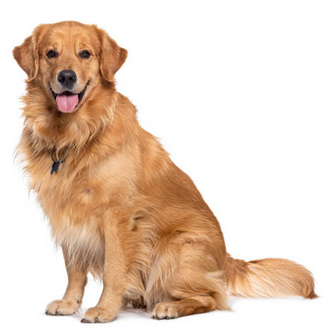
#> input picture dog.png, 331 x 329 px, found by its file name
$ python Lab1-2-2.py
#> lines starting #> are read from the running program, lines starting #| are printed output that depends on the picture
import cv2
import numpy as np
import matplotlib.pyplot as plt

# Load the grayscale image
image = cv2.imread("dog.png", cv2.IMREAD_GRAYSCALE)  # Load as grayscale
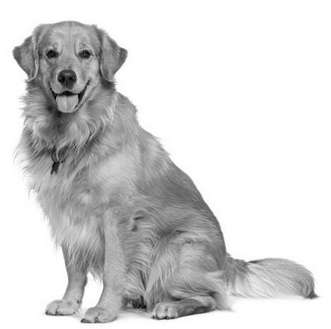
#> image: shape (329, 331); min 0, max 255, mean 212.5


n = 100

# Initialize an empty array to store the sum of noisy images
accumulated_image = np.zeros_like(image, dtype=np.float64)

# Generate and add Gaussian noise to the image 100 times
for i in range(n):
    noise = np.random.normal(loc=0, scale=25, size=image.shape)  # Gaussian noise (mean=0, std=25)
    noisy_image = np.clip(image + noise, 0, 255).astype(np.uint8)  # Add noise and clip

    accumulated_image += noisy_image  # Accumulate the noisy images
#> this loop made 100 passes
#> pass 1, `noisy_image = np.clip(image + noise, 0, 255).astype(np.uint8)`:
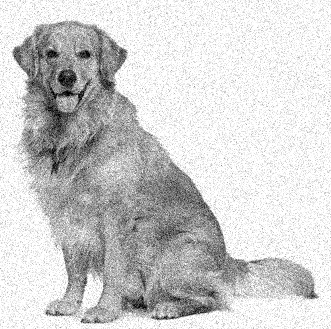
#> noisy_image: shape (329, 331); min 0, max 255, mean 206.5
#> pass 2, `noisy_image = np.clip(image + noise, 0, 255).astype(np.uint8)`:
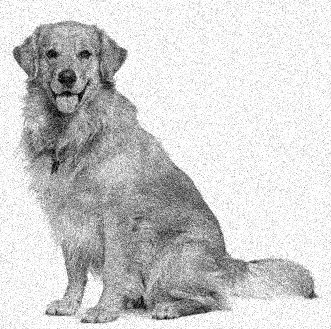
#> noisy_image: shape (329, 331); min 0, max 255, mean 206.4
#> pass 2, `accumulated_image += noisy_image`:
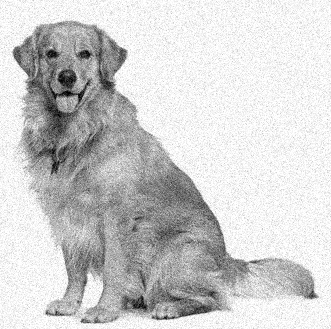
#> accumulated_image: shape (329, 331) float64; min 0, max 510, mean 412.9; drawn with min black and max white

# Compute the average of the noisy images
denoised_image = (accumulated_image / n).astype(np.uint8)

# Display images
plt.subplot(1, 3, 1)
plt.imshow(image, cmap="gray")
plt.title("Original Image")
plt.axis("off")

plt.subplot(1, 3, 2)
plt.imshow(noisy_image, cmap="gray")  # Last noisy image generated
plt.title("Noisy Image")
plt.axis("off")

plt.subplot(1, 3, 3)
plt.imshow(denoised_image, cmap="gray")  # Averaged image
plt.title("Denoised Image")
plt.axis("off")

plt.show()
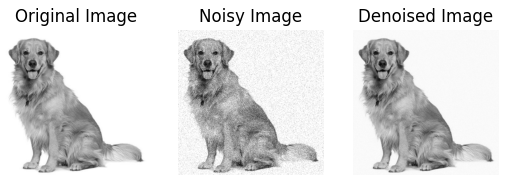
#> figure drawn by matplotlib, 3 panels

$ run again, with snow.png copied over dog.png
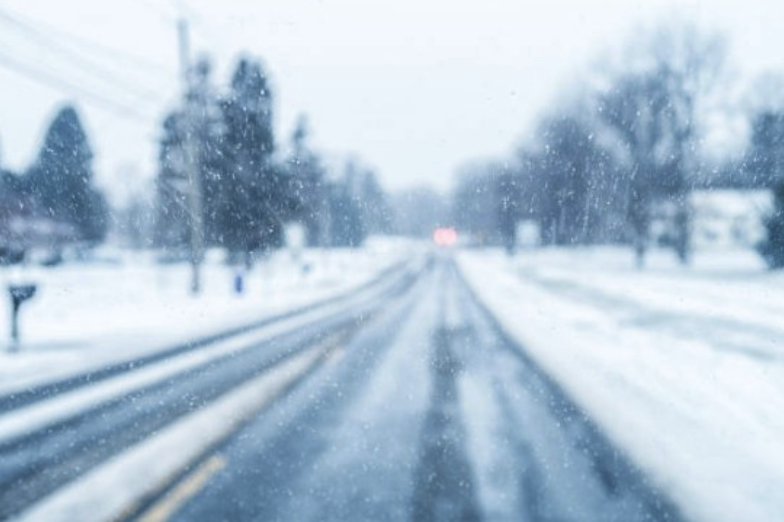
#> input picture snow.png, 784 x 522 px, found by its file name
#> after the loop `for i in range(n):`:
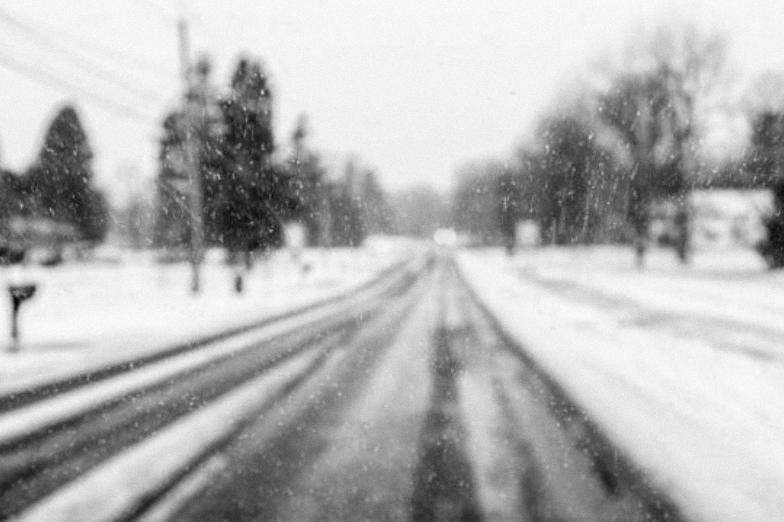
#> accumulated_image: shape (522, 784) float64; min 5616, max 24642, mean 19156.5; drawn with min black and max white
#> `plt.show()`:
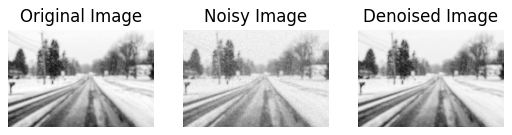
#> figure drawn by matplotlib, 3 panels
